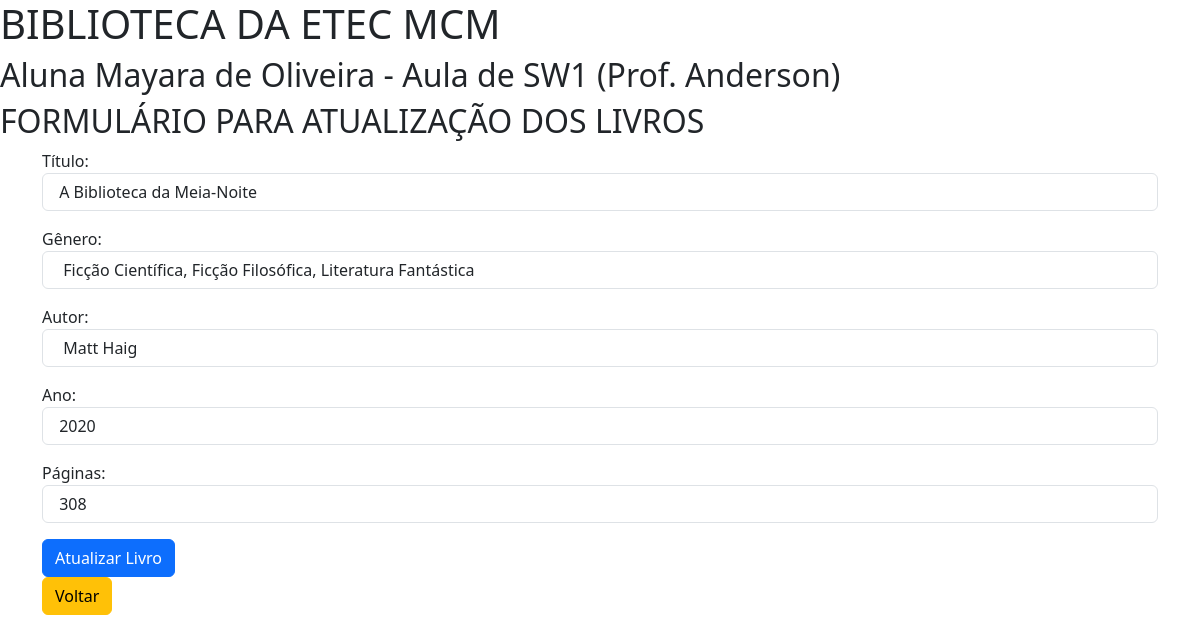
Screenshot of /form_atualizar.php?id=1 with the database file from the repository.
### tables this page shows
CREATE TABLE `livros` (
  `id` int(11) NOT NULL,
  `autor` varchar(255) NOT NULL,
  `titulo` varchar(255) NOT NULL,
  `genero` varchar(255) NOT NULL,
  `ano` int(4) NOT NULL,
  `paginas` int(11) NOT NULL
);

### form_atualizar.php (the view, shortened to what this page needs)
<!DOCTYPE html>
<html lang="pt-br">
<head>
    <link href="https://cdn.jsdelivr.net/npm/bootstrap@5.3.7/dist/css/bootstrap.min.css" rel="stylesheet">
</head>
<body>
    <?php
        include_once 'pedaco.php';
        $id = $_GET['id'];
    ?>
    <h2>FORMULÁRIO PARA ATUALIZAÇÃO DOS LIVROS</h2>
    <div class="container">
        <form action="atualizar.php?id=<?php echo $id; ?>" method= "POST">
        <?php
            require 'conexao.php';
            $sql = "SELECT * FROM livros where id = $id";
            $stmt = $pdo->query($sql);
            $livros = $stmt->fetch(PDO::FETCH_ASSOC);
        ?>
            <div class="mb-3">
                Título: <input  type="text" name= "novo_titulo" value=" <?php echo $livros['titulo']; ?>" class="form-control">
            </div>
            <div class="mb-3">
                Gênero: <input  type="text" name= "novo_genero" value=" <?php echo $livros['genero']; ?>" class="form-control">
            </div>
            <div class="mb-3">
                Autor: <input  type="text" name= "novo_autor" value=" <?php echo $livros['autor']; ?>" class="form-control">
            </div>
            <div class="mb-3">
                Ano: <input  type="text" name= "novo_ano" value=" <?php echo $livros['ano']; ?>" class="form-control">
            </div>
            <div class="mb-3">
                Páginas: <input type="text" name= "novo_paginas" value=" <?php echo $livros['paginas']; ?>" class="form-control">
            </div>
            <button type="submit" class="btn btn-primary">Atualizar Livro</button>
        </form>
        <a href="index.php" type="button" class="btn btn-warning">Voltar</a>
    </div>
</body>
</html>

### rows the page displays
livros: novo_titulo "A Biblioteca da Meia-Noite", novo_genero "Ficção Científica, Ficção Filosófica, Literatura Fantástica", novo_autor "Matt Haig", novo_ano "2020", novo_paginas "308"
